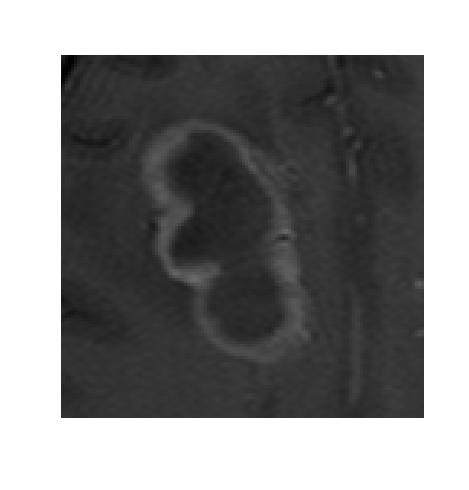
#> input picture Datos/Imagen.jpg, 469 x 490 px, found by its file name
$ python Histograma.py
#> lines starting #> are read from the running program, lines starting #| are printed output that depends on the picture; long printed decimals are rounded
from PIL import Image
import matplotlib.pyplot as plt
import numpy as np

# 1. CARGAR LA IMAGEN

imagen = Image.open(
    r"C:\Users\lesse\Downloads\BONGO\Imagen.jpg"
)
#> imagen is the input picture: PIL image 469x490 RGB; min 0, max 255, mean 137.5

print("Formato:", imagen.format)
#| Formato: JPEG
print("Modo:", imagen.mode)
#| Modo: RGB
print("Tamaño:", imagen.size)
#| Tamaño: (469, 490)

# 2. CONVERTIR LA IMAGEN A UNA MATRIZ

imagen_array = np.array(imagen)

# 3. DEFINIR LAS COORDENADAS DE LA ROI

x1, y1 = 138, 117
x2, y2 = 314, 367

# 4. EXTRAER LA ROI

roi = imagen_array[y1:y2, x1:x2]
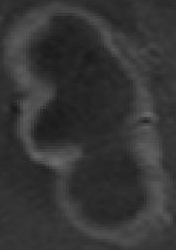
#> roi: shape (250, 176, 3); min 25, max 108, mean 53.3

print("Tamaño de la ROI:", roi.shape)
#| Tamaño de la ROI: (250, 176, 3)

# 5. CONVERTIR LA ROI A ESCALA DE GRISES

roi_gris = np.mean(roi, axis=2).astype(np.uint8)

print("Tamaño de la ROI en escala de grises:", roi_gris.shape)
#| Tamaño de la ROI en escala de grises: (250, 176)
print("Intensidad mínima:", roi_gris.min())
#| Intensidad mínima: 25
print("Intensidad máxima:", roi_gris.max())
#| Intensidad máxima: 108

plt.figure(figsize=(6, 6))

plt.imshow(roi_gris, cmap="gray")

plt.xlabel("X (píxeles)")
plt.ylabel("Y (píxeles)")
plt.title("Región de interés (ROI)")

plt.show()

# 6. CALCULAR EL HISTOGRAMA

histograma, intensidades = np.histogram(
    roi_gris,
    bins=256,
    range=(0, 256)
)
#> histograma = 256 values, max 1819 at index 43, min 0 at index 0, mean 171.9; intensidades = 257 values from 0 to 256

# 7. NORMALIZAR EL HISTOGRAMA

histograma_normalizado = histograma / histograma.sum()
#> histograma_normalizado = 256 values, max 0.0413 at index 43, min 0 at index 0, mean 0.00391

# 8. CALCULAR LA ENTROPÍA

H_i = histograma_normalizado[histograma_normalizado > 0]
#> H_i = 84 values, max 0.0413 at index 18, min 2.27e-05 at index 82, mean 0.0119

S = -np.sum(H_i * np.log2(H_i))
#> S = 5.69

print("Entropía de la ROI:", S, "bits")
#| Entropía de la ROI: 5.694 bits

# 9. GRAFICAR EL HISTOGRAMA NORMALIZADO

plt.figure(figsize=(12, 7))

plt.bar(
    intensidades[:-1],
    histograma_normalizado,
    width=0.8,
    align="center"
)

plt.xlabel("Intensidad de gris")
plt.ylabel("Frecuencia relativa")
plt.title("Histograma normalizado de la ROI")

plt.xlim(25, 108)

plt.grid(axis="y", alpha=0.3)

plt.show()
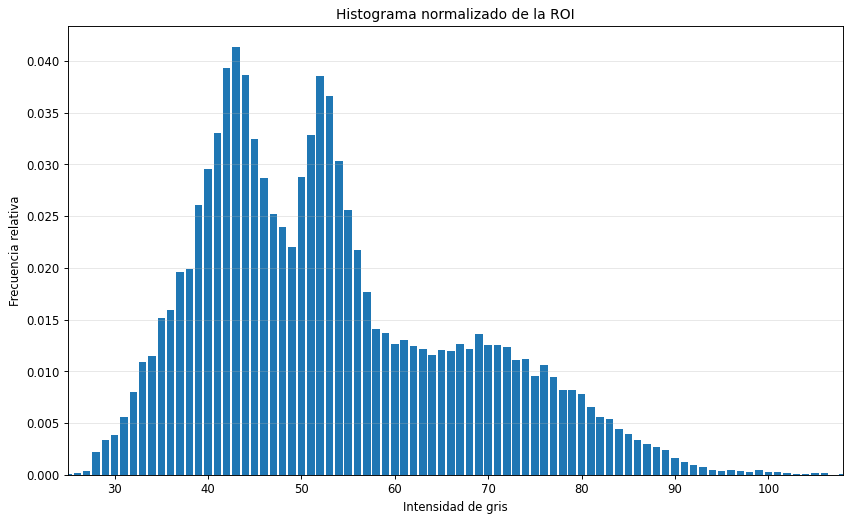
#> figure drawn by matplotlib, 1 panel; tallest bar 0.0413 high, from x = 42.6 to 43.4
